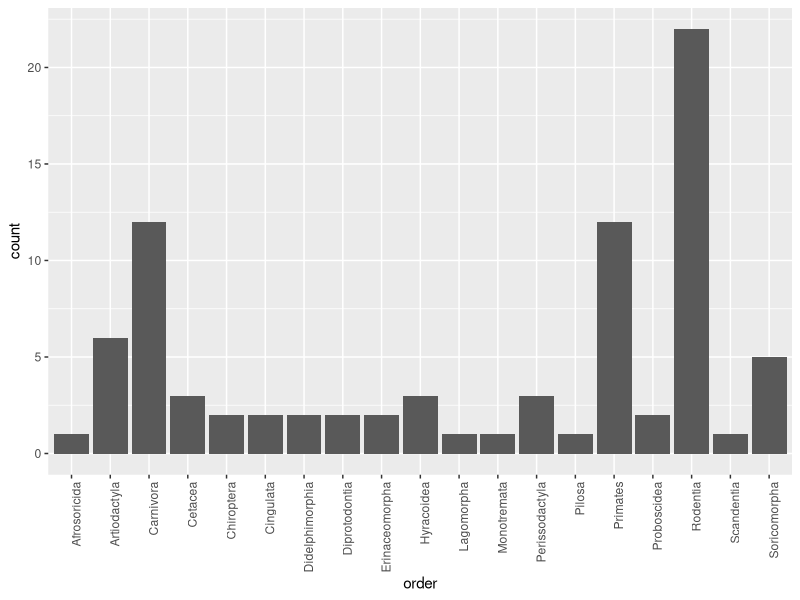
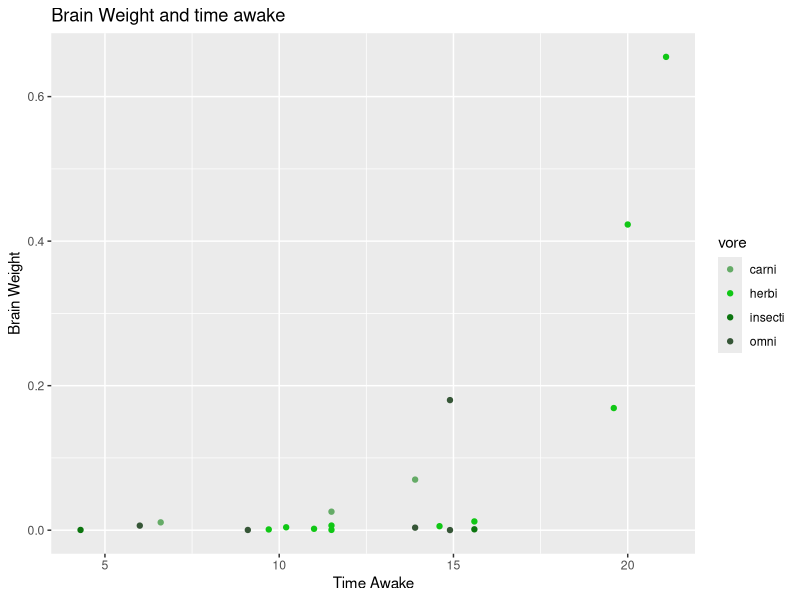

The R source for these figures, in order:
## ---- chunk 1
knitr::opts_chunk$set(echo = TRUE)
## ---- chunk 2
library(ggplot2)
ggplot(msleep, aes(order)) + 
  geom_bar() +
   theme(axis.text.x = element_text(angle = 90, hjust = 1))
  
## ---- chunk 3
noNA_data <- na.omit(msleep)
ggplot(noNA_data, aes(x = awake, y = brainwt, colour = vore))+
  scale_colour_manual(values = c("#65AB67", "#10C715", "#0C750F", "#365637")) + #you can choose different tones here
  geom_point() +  xlab("Time Awake") +
  ylab("Brain Weight") +
  ggtitle("Brain Weight and time awake")
## ---- chunk 4
data()
